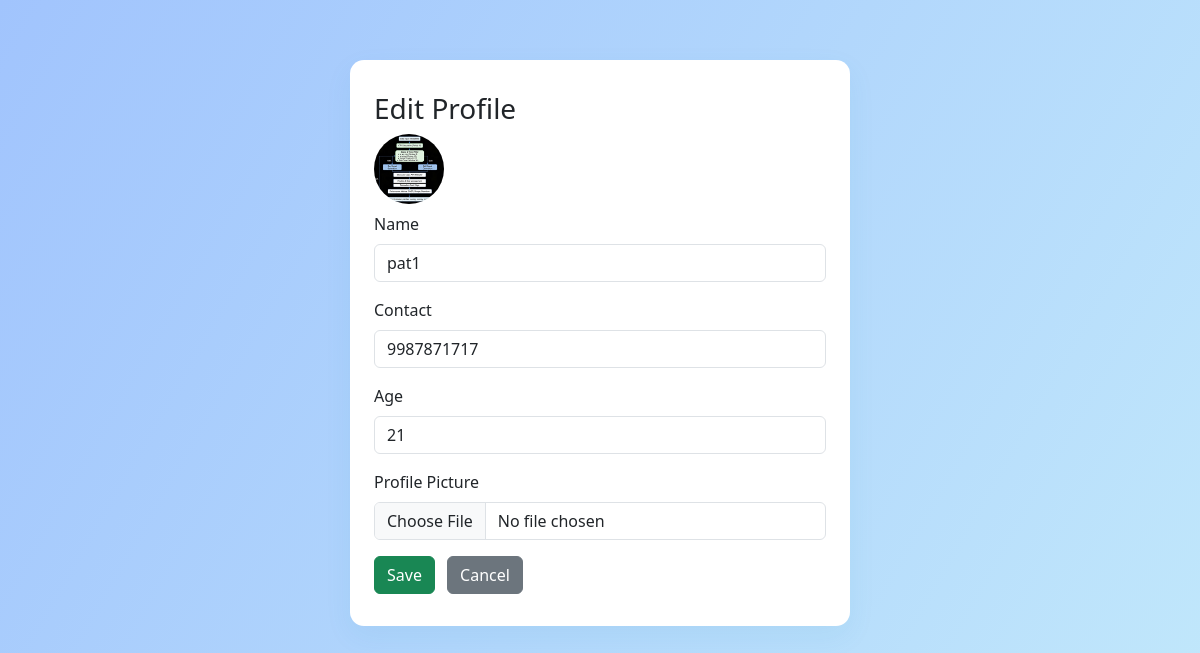
The app's page /edit_profile (signed in) with its own data.
### tables this page shows
CREATE TABLE patients (
    id INTEGER PRIMARY KEY,  -- links to users.id
    name TEXT NOT NULL,
    contact TEXT
, age INTEGER, pfp TEXT);

### app.py (the view, shortened to what this page needs)
@app.route("/edit_profile", methods=["GET", "POST"])
def edit_profile():
    if 'user_id' not in session or session.get('role') != 'patient':
        return redirect(url_for('login'))
    db = get_db()
    user_id = session['user_id']
    patient = db.execute('SELECT name, contact, age, pfp FROM patients WHERE id=?', (user_id,)).fetchone()
    return render_template("edit_profile.html", patient=patient)

### app.py (called while the page is built)
def get_db():
    db = getattr(g, '_database', None)
    if db is None:
        db = g._database = sqlite3.connect(DATABASE)
    return db

@app.teardown_appcontext
def close_connection(exception):
    db = getattr(g, '_database', None)
    if db is not None:
        db.close()

### templates/edit_profile.html (shortened to what this page needs)
<!doctype html>
<html lang="en">
<head>
  <link href="https://cdn.jsdelivr.net/npm/bootstrap@5.3.2/dist/css/bootstrap.min.css" rel="stylesheet">
</head>
<body>
<div class="edit-container">
  <h3>Edit Profile</h3>
  <form method="POST" enctype="multipart/form-data">
      <img src="{% if patient[3] %}/static/patient_pfps/{{ patient[3] }}{% else %}https://ui-avatars.com/api/?name={{ patient[0] | urlencode }}&background=5fa8d3&color=fff&size=80{% endif %}" class="pfp-preview mb-2">
      <div class="mb-3">
          <label class="form-label">Name</label>
          <input type="text" class="form-control" name="name" value="{{ patient[0] }}" required>
      </div>
      <div class="mb-3">
          <label class="form-label">Contact</label>
          <input type="text" class="form-control" name="contact" value="{{ patient[1] }}" required>
      </div>
      <div class="mb-3">
          <label class="form-label">Age</label>
          <input type="number" class="form-control" name="age" value="{{ patient[2] or '' }}" min="0" max="120" required>
      </div>
      <div class="mb-3">
          <label class="form-label">Profile Picture</label>
          <input type="file" class="form-control" name="pfp" accept="image/*">
      </div>
      <button type="submit" class="btn btn-success">Save</button>
      <a href="{{ url_for('patient_dashboard') }}" class="btn btn-secondary ms-2">Cancel</a>
  </form>
</div>
</body>
</html>

### templates/edit_profile.html (style rules this page uses)
body { background: linear-gradient(120deg, #a1c4fd 0%, #c2e9fb 100%); min-height: 100vh; }
.edit-container { max-width: 500px; margin: 60px auto; background: white; border-radius: 14px; padding: 32px 24px; box-shadow: 0 10px 28px rgba(33,147,176,0.07); }
.pfp-preview { width: 70px; height:70px; border-radius: 50%; object-fit:cover; margin-bottom: 1rem; background: #eee; }

### records on screen
patients: pfp (picture), name "pat1", contact "9987871717", age "21"
